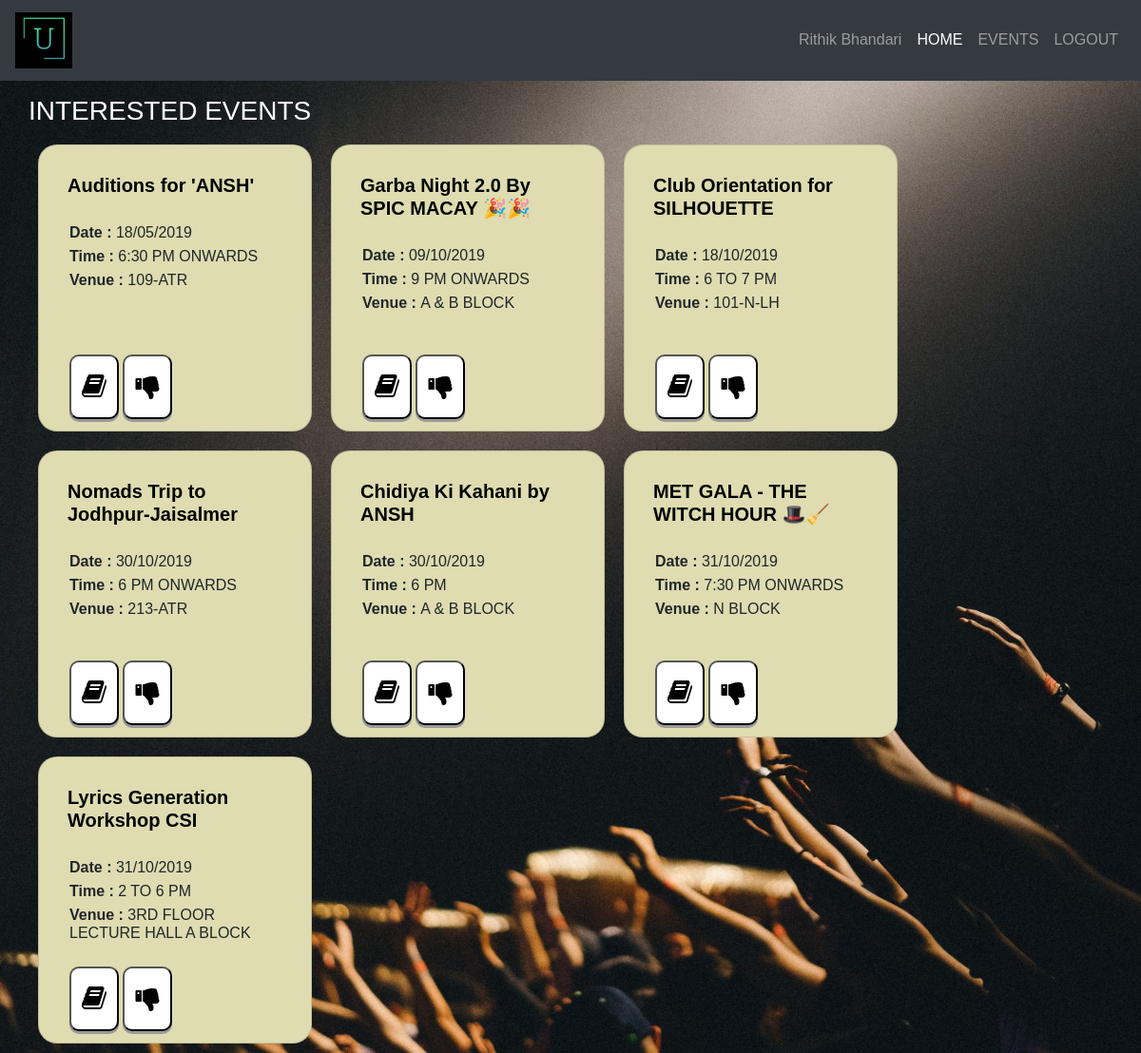
Screenshot of /user/E19CSE080 (signed in) with the database file from the repository.
### models.py (models this page shows, shortened)
class UserModel(db.Model):
    __tablename__ = 'users'
    Name = db.Column(db.String(255), nullable=False)
    ID = db.Column(db.String(15), nullable=False, primary_key=True)
    Password = db.Column(db.String(100), nullable=False)
    InterestedActivities = db.Column(db.Text, nullable=False, default='')

class EventsModel(db.Model):
    __tablename__ = 'events'
    ID = db.Column(db.String(8), nullable=False, primary_key=True)
    EventHeading = db.Column(db.String(255), nullable=False)
    EventDescription = db.Column(db.Text, nullable=False)
    EventDate = db.Column(db.String(20), nullable=False)
    EventTime = db.Column(db.String(255), nullable=False)
    EventVenue = db.Column(db.String(255), nullable=False)

### app.py (the view)
@app.route('/user/<string:user_id>')
def logged_in_user(user_id):
    user_id = user_id.upper()
    if 'user' in session and session['user'] == user_id:
        rs = UserModel.query.filter_by(ID=user_id).first()
        favourite_events = str(rs.InterestedActivities).split(',')  # user's fav events
        favourite_events = favourite_events[:-1]  # as last event is always ''
        events = []
        for event in favourite_events:
            events.append(EventsModel.query.filter_by(ID=event).first())
        return render_template("panels/user/homepage.html", events=sort_events(events))
    else:
        flash(f"User '{user_id}' Not Logged In", 'danger')
        print(f"User '{user_id}' Not Logged In")
        return redirect('/login')

### app.py (called while the page is built)
def sort_events(lst):  # sort events based on date only
    new_list = []
    while lst:
        minimum = datetime.strptime(lst[0].EventDate, '%d/%m/%Y').date()
        ev = lst[0]
        for e in lst:
            event_date = datetime.strptime(e.EventDate, '%d/%m/%Y').date()
            if event_date < minimum:
                minimum = event_date
                ev = e
        new_list.append(ev)
        if ev in lst:
            lst.remove(ev)
    return new_list

def get_session():
    return session

@app.before_request
def make_session_permanent():
    session.permanent = True
    app.permanent_session_lifetime = timedelta(minutes=15)

### templates/panels/user/homepage.html (shortened to what this page needs)
{% extends "layout.html" %}
{% set session = get_session() %}
      {% block body %}
          <h3 style="color:white;">INTERESTED EVENTS</h3>
          {% for event in events %}
          <div class="card" style="width: 18rem;">
             <div class="card-body">
                <h5 class="card-text" style="color:black;"><b>{{event.EventHeading}}</b></h5>
                <br/>
                <h6 class="card-subtitle mb-2"><b>Date : </b>{{event.EventDate}}</h6>
                <h6 class="card-subtitle mb-2"><b>Time : </b>{{event.EventTime}}</h6>
                <h6 class="card-subtitle mb-2"><b>Venue : </b>{{event.EventVenue}}</h6>
                <div class="card-btn-container">
                   <a href="/events/{{event.ID}}" data-toggle="tooltip" title="Read More">
                       <button>
                           <i class="fa fa-book"></i>
                       </button>
                   </a>
                   <a href="/events/remove-from-fav/{{event.ID}}" data-toggle="tooltip" title="Remove From Favourites">
                       <button>
                           <i class="fa fa-thumbs-down"></i>
                       </button>
                   </a>
                </div>
             </div>
          </div>
          {% endfor %}
      {% endblock %}

### templates/layout.html (shortened to what this page needs)
<!DOCTYPE html>
<html lang="en">
   <head>
      <link rel="stylesheet" href="https://stackpath.bootstrapcdn.com/bootstrap/4.3.1/css/bootstrap.min.css"
>
      {% block head %}
      <link rel="stylesheet" href="https://cdnjs.cloudflare.com/ajax/libs/font-awesome/4.7.0/css/font-awesome.min.css">
      <link rel="stylesheet" type="text/css" href="{{ url_for('static',filename='css/layout-style.css') }}">
      {% endblock %}
   </head>
   <body>
      {% set session = get_session() %}
      <header>
         <nav class="navbar navbar-expand-lg navbar-dark bg-dark fixed-top">
            <a class="navbar-brand" href="/"><img src="{{ url_for('static',filename='img/logo.png') }}" alt="Logo"
               width="60">
            </a>
            <div class="collapse navbar-collapse" id="navbarSupportedContent">
               <ul class="navbar-nav ml-auto">
                  <li class="nav-item">
                     <a class="nav-link" href="/dashboard">{{ session['name'] }}</a>
                  </li>
                  <li class="nav-item active">
                     <a class="nav-link" href="/">HOME<span class="sr-only">(current)</span></a>
                  </li>
                  <li class="nav-item">
                     <a class="nav-link" href="/events">EVENTS</a>
                  </li>
                  {% if 'user' in session or 'admin' in session %}
                  <li class="nav-item">
                     <a class="nav-link" href="/logout">LOGOUT</a>
                  </li>
                  {% else %}
                  <li class="nav-item">
                     <a class="nav-link" href="/login">LOGIN</a>
                  </li>
                  {% endif %}
               </ul>
            </div>
         </nav>
      </header>
      <section class="content">
         {% block body %}{% endblock %}
      </section>
   </body>
</html>

### static/css/layout-style.css (style rules this page uses)
:root { --primary-color: white; --card-background: #dedcb0; --text-color: black; --card-button-color: #fff; }
* { padding: 0; margin: 0; font-family: sans-serif; }
body { background: url("/static/img/bg.jpg"); background-size: cover; }
a { color: var(--text-color); }
section[class="content"] { padding-top: 100px; width: 95%; justify-content: center; margin: 0 auto; }
.card { float: left; border-radius: 20px; padding: 10px; margin: 10px; width: 100%; background: var(--card-background); }
.card-body { height: 280px; }
.card-body .card-subtitle { padding: 2px; }
input[type="button"], button { background-color: var(--card-button-color); padding: 5px; text-align: center; border-radius: 10px; text-decoration: none; display: inline-block; font-size: 16px; cursor: pointer; outline: none; box-shadow: 0 3px #999; transition: 0.1s; }
a button { font-size: 28px; padding: 11px; }
.card-btn-container { position: absolute; padding: 2px; bottom: 10px; }
header { position: absolute; z-index: 2; width: 100%; }

### templates/panels/user/homepage.html (style rules this page uses)
.card-body { height: 280px; }

### rows the page displays
UserModel: name "Rithik Bhandari"
EventsModel: EventHeading "Auditions for 'ANSH'", EventDate "18/05/2019", EventTime "6:30 PM ONWARDS", EventVenue "109-ATR"
EventsModel: EventHeading "Garba Night 2.0 By SPIC MACAY 🎉🎉", EventDate "09/10/2019", EventTime "9 PM ONWARDS", EventVenue "A & B BLOCK"
EventsModel: EventHeading "Club Orientation for SILHOUETTE", EventDate "18/10/2019", EventTime "6 TO 7 PM", EventVenue "101-N-LH"
EventsModel: EventHeading "Nomads Trip to Jodhpur-Jaisalmer", EventDate "30/10/2019", EventTime "6 PM ONWARDS", EventVenue "213-ATR"
EventsModel: EventHeading "Chidiya Ki Kahani by ANSH", EventDate "30/10/2019", EventTime "6 PM", EventVenue "A & B BLOCK"
EventsModel: EventHeading "MET GALA - THE WITCH HOUR 🎩🧹", EventDate "31/10/2019", EventTime "7:30 PM ONWARDS", EventVenue "N BLOCK"
EventsModel: EventHeading "Lyrics Generation Workshop CSI", EventDate "31/10/2019", EventTime "2 TO 6 PM", EventVenue "3RD FLOOR LECTURE HALL A BLOCK"
